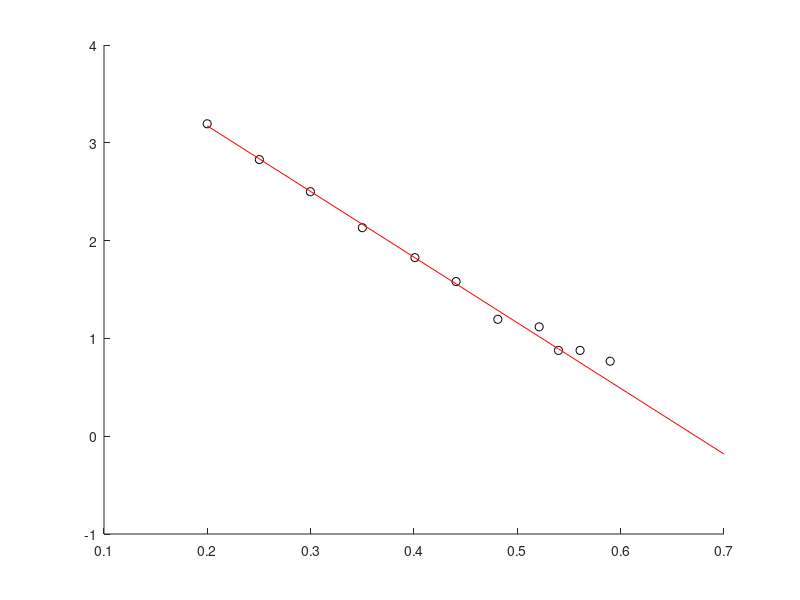

Write MATLAB code to recreate this figure.
massRatios = [1.4363/3.0190,... % 20
1.9441/3.0564,... % 25    
1.8276/2.2415,... % 30
1.9913/1.9414,... % 35
2.1230/1.6656,...  % 40
2.5817/1.7199,... % 44
2.8872/1.6347,... % 48
3.1315/1.5108,... % 52
3.3710/1.5086,... % 54
3.6379/1.4963,... % 56
3.9990/1.4601]; % 59

d = 2.4/1.26;
%d = d*0.8;
phi = massRatios ./ (massRatios + d);

%       0.2   0.25   0.3   0.35  0.4  0.44 0.48 0.52 0.54 0.56 0.59
eta = [0.098, 0.125, 0.16, 0.22, 0.3, 0.4, 0.7, 0.8, 1.3 ,1.3, 1.7];
%eta_err = [0.01,0.01,0.01, 0.01, 0.05];
%eta12_err = 1/2*eta.^(-3/2).*eta_err;

p = polyfit(phi(1:6),eta(1:6).^(-1/2),1);

figure; hold on;
%errorbar(phi,eta.^(-1/2),eta12_err,'ok');
plot(phi,eta.^(-1/2),'ok');
plot([phi,0.7],p(1)*[phi,0.7]+p(2),'-r');
disp(-p(2)/p(1))

myMassRatio = 3.6379/1.4963;
myPhi = myMassRatio ./ (myMassRatio + d);
myEta12 = p(1)*myPhi+p(2);
myEtaPredicted = myEta12^(-2);
disp(myEtaPredicted);